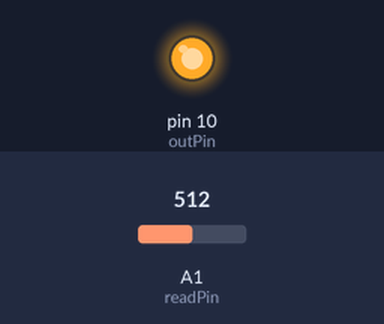
Recording of a sketch running on a simulated Arduino Uno, built with avr-gcc and run on an emulated ATmega328P. Parts: output pins drawn as LEDs (lit = HIGH). Inputs (shaded band) come from the test bench; at power-on: A1 (readPin) = 512. What the sketch prints to the serial monitor is not drawn.

Above: at 0.1 s.
Timing chart, 0 to 1.6 s (numbered marks = the images above):
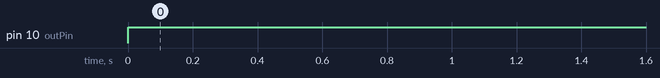

Measured:
- by itself, pin 10 (outPin): LOW → HIGH at 0.00 s

The sketch:

waterLevel.ino
```cpp
const int readPin = A1;
const int outPin = 10;
int signal = 0;
int delayTime = 500;

void setup() {
  // put your setup code here, to run once:
  pinMode(outPin, OUTPUT);
  pinMode(readPin, INPUT);
  Serial.begin(9600);

}

void loop() {
  // put your main code here, to run repeatedly:
  digitalWrite(outPin, HIGH);
  signal = analogRead(readPin);
  Serial.println(signal);
  delay(delayTime);

}
```
